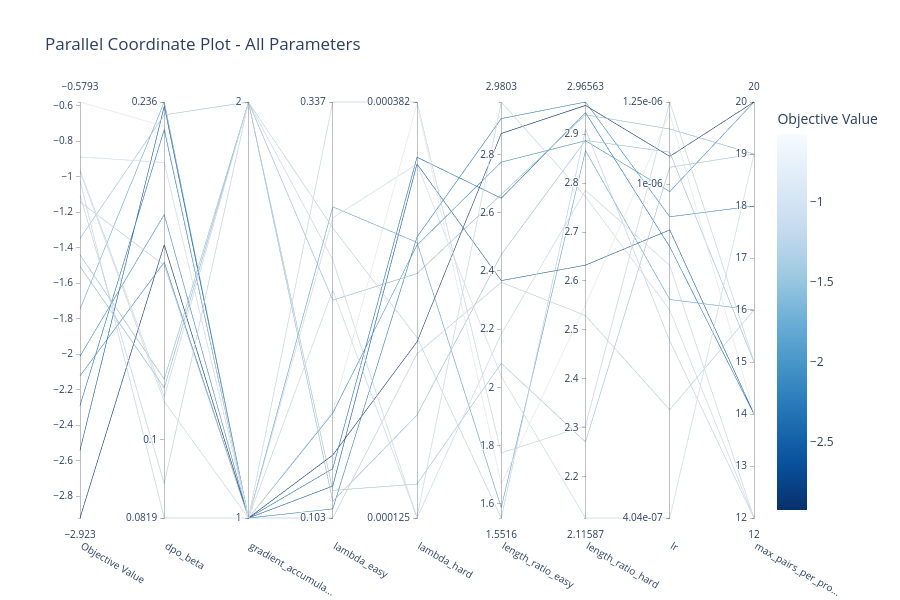

The cell this chart's notebook holds for it:
### Markdown cell above
## 4. Parallel Coordinate Plot

Shows relationships between all parameters and the objective value. Look for parameter regions where the objective is best (darker blue lines).

### Code cell
fig = plot_parallel_coordinate(study)
fig.update_layout(title="Parallel Coordinate Plot - All Parameters", height=600)
fig.show()

### Figure 1 — Plotly figure (JSON) as saved in the notebook; plotly's stock layout.template omitted (floating-point values rounded to 4 significant figures)
{"data": [{"dimensions": [{"label": "Objective Value", "range": [-2.923, -0.5793], "values": [-1.747, -1.024, -2.122, -0.9707, -0.8889, -2.923, -2.011, -1.142, -2.29, -2.542, -0.5793, -0.9624, -1.104, -1.506, -1.348, -1.44]}, {"label": "dpo_beta", "range": [-1.087, -0.6264], "ticktext": ["0.0819", "0.1", "0.236"], "tickvals": [-1.087, -1, -0.6264], "values": [-0.6264, -1.087, -0.8038, -0.9579, -0.6934, -0.7843, -0.751, -0.8072, -0.657, -0.631, -0.6533, -0.9528, -1.049, -0.9427, -0.6407, -0.9332]}, {"label": "gradient_accumula...", "range": [0, 1], "ticktext": ["1", "2"], "tickvals": [0, 1], "values": [0, 0, 0, 0, 0, 0, 0, 0, 0, 0, 0, 1, 1, 1, 1, 1]}, {"label": "lambda_easy", "range": [-0.986, -0.4723], "ticktext": ["0.103", "0.337"], "tickvals": [-0.986, -0.4723], "values": [-0.6017, -0.4723, -0.9747, -0.7047, -0.6154, -0.9083, -0.8565, -0.986, -0.9251, -0.9466, -0.8544, -0.6671, -0.6277, -0.717, -0.9519, -0.9654]}, {"label": "lambda_hard", "range": [-3.902, -3.418], "ticktext": ["0.000125", "0.000382"], "tickvals": [-3.902, -3.418], "values": [-3.582, -3.418, -3.575, -3.901, -3.49, -3.697, -3.585, -3.711, -3.482, -3.49, -3.42, -3.902, -3.692, -3.618, -3.863, -3.783]}, {"label": "length_ratio_easy", "range": [1.552, 2.98], "values": [1.587, 1.775, 2.923, 2.98, 2.038, 2.872, 2.774, 2.361, 2.65, 2.367, 1.669, 2.184, 1.552, 2.663, 2.083, 2.456]}, {"label": "length_ratio_hard", "range": [2.116, 2.966], "values": [2.866, 2.304, 2.966, 2.772, 2.116, 2.959, 2.886, 2.529, 2.944, 2.632, 2.551, 2.785, 2.909, 2.939, 2.271, 2.887]}, {"label": "lr", "range": [-6.394, -5.903], "ticktext": ["4.04e-07", "1e-06", "1.25e-06"], "tickvals": [-6.394, -6, -5.903], "values": [-6.136, -5.903, -6.039, -6.149, -6.394, -5.967, -6.009, -6.266, -6.074, -6.054, -5.916, -6.096, -6.185, -5.935, -5.98, -5.962]}, {"label": "max_pairs_per_pro...", "range": [12, 20], "values": [16, 15, 18, 12, 19, 20, 20, 16, 14, 14, 14, 12, 12, 19, 19, 15]}], "labelangle": 30, "labelside": "bottom", "line": {"color": [-1.747, -1.024, -2.122, -0.9707, -0.8889, -2.923, -2.011, -1.142, -2.29, -2.542, -0.5793, -0.9624, -1.104, -1.506, -1.348, -1.44], "colorbar": {"title": {"text": "Objective Value"}}, "colorscale": [[0, "rgb(247,251,255)"], [0.125, "rgb(222,235,247)"], [0.25, "rgb(198,219,239)"], [0.375, "rgb(158,202,225)"], [0.5, "rgb(107,174,214)"], [0.625, "rgb(66,146,198)"], [0.75, "rgb(33,113,181)"], [0.875, "rgb(8,81,156)"], [1, "rgb(8,48,107)"]], "reversescale": true, "showscale": true}, "type": "parcoords"}], "layout": {"height": 600, "title": {"text": "Parallel Coordinate Plot - All Parameters"}}}
